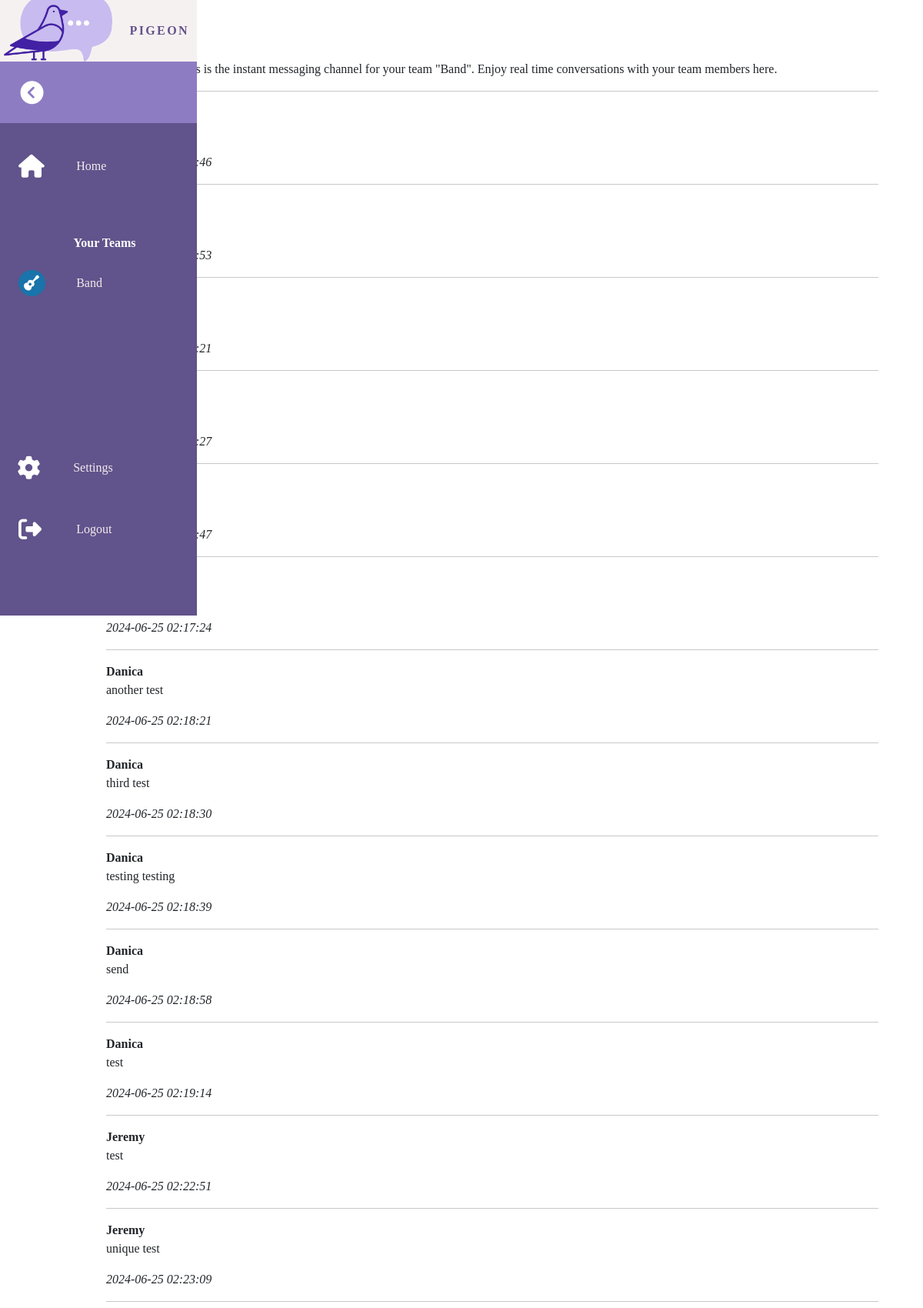
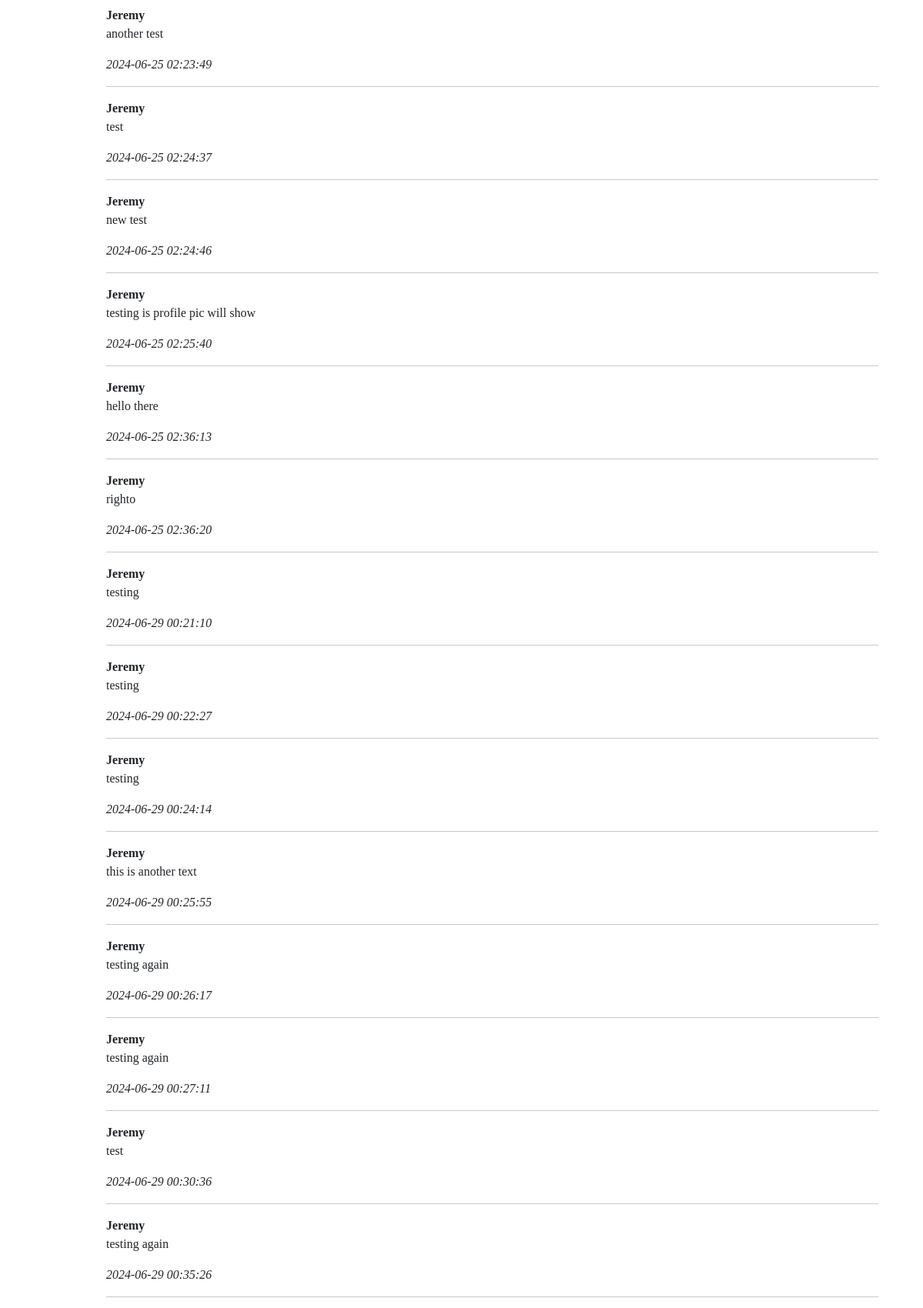
Page /instant_msg (signed in, upper part) on the committed database (2 pictures, top to bottom).
### website/models.py (models this page shows)
class Posts(db.Model):
    id = db.Column(db.Integer, primary_key=True)
    content = db.Column(db.Text)
    date_posted = db.Column(db.DateTime(timezone=True), default=func.now())
    poster_id = db.Column(db.Integer, db.ForeignKey(User.id))

class User(db.Model, UserMixin):
    id = db.Column(db.Integer, primary_key=True)
    email = db.Column(db.String(150), unique=True)
    password = db.Column(db.String(150))
    first_name = db.Column(db.String(150))
    profile_pic = db.Column(db.String(150))
    date = db.Column(db.DateTime(timezone=True), default=func.now())
    posts = db.relationship('Posts', backref='poster')
    postsalert = db.relationship('PostsAlert', backref='posteralert')
    postsevent = db.relationship('PostsEvent', backref='posterevent')

### website/views.py (the view)
@views.route('/instant_msg', methods=['GET', 'POST'])
@login_required
def instant_msg():
    form = PostForm()
    if form.validate_on_submit():
        poster = current_user.id
        post = Posts(content=form.content.data, poster_id=poster)
        form.content.data = ""
        db.session.add(post)
        db.session.commit()
    posts = Posts.query.order_by(Posts.date_posted)
    return render_template("instant_msg.html", user=current_user, form=form, posts=posts)

### website/__init__.py (called while the page is built)
def create_app():
    app = Flask(__name__, static_url_path='/static')
    app.config['SECRET_KEY'] = 'secretpigeon'
    app.config['SQLALCHEMY_DATABASE_URI'] = f'sqlite:///{DB_NAME}'
    db.init_app(app)
    from .views import views
    from .auth import auth
    app.register_blueprint(views, url_prefix='/')
    app.register_blueprint(auth, url_prefix='/')
    from .models import User
    with app.app_context():
        db.create_all()
        print('Created Database')
    login_manager = LoginManager()
    login_manager.login_view = 'auth.login'
    login_manager.init_app(app)
    @login_manager.user_loader
    def load_user(id):
        return User.query.get(int(id))
    return app

### website/templates/instant_msg.html (shortened to what this page needs)
{% extends "base.html" %} {% block title%}Instant Messaging{% endblock %} {%
block content %}
<main>
  <br />
  <div id="content">
    <div id="message">
      <p class="instant-msg-text">
        <strong> BOT </strong> <br />
        WELCOME -- this is the instant messaging channel for your team "Band". Enjoy real time conversations with your team members here. <br />
      </p>
      <hr class="instant-msg-divider" />
    </div>
    {% for post in posts %}
    <div id="message">
      <p class="instant-msg-text">
        <strong> {{ post.poster.first_name }} </strong> <br />
        {{ post.content }} <br />
      </p>
      <p class="date-msg">{{ post.date_posted }}</p>
      <hr class="instant-msg-divider" />
    </div>
    {% endfor %}
  </div>
  <br />
  <br />
  <br />
  <br />
</main>
{%endblock%}

### website/static/css/main.css (style rules this page uses)
:root { --sidetext-primary: #f0ecec; --sidetext-secondary: #ffffff; --sidebg-primary: #61538b; --sidebg-secondary: #403369; }
body { font-family: var(--font-family); height: 100vh; background: var(--background); }
body { margin: 0; padding: 0; }
main { margin-left: 5rem; padding: 1rem; }
.instant-msg-text { font-size: var( --font-size-instant-msg-text); color: var(--color-text); }
.date-msg { font-style: italic; color: var(--color-text); font-size: var( --font-size-instant-msg-text); }
.instant-msg-divider { color: var(--color-text) }

### rows in the picture
Posts: date_posted "2024-06-25 02:17:24"
Posts: poster.first_name "Danica", content "another test", date_posted "2024-06-25 02:18:21"
Posts: poster.first_name "Danica", content "third test", date_posted "2024-06-25 02:18:30"
Posts: poster.first_name "Danica", content "testing testing", date_posted "2024-06-25 02:18:39"
Posts: poster.first_name "Danica", content "send", date_posted "2024-06-25 02:18:58"
Posts: poster.first_name "Danica", content "test", date_posted "2024-06-25 02:19:14"
Posts: poster.first_name "Jeremy", content "test", date_posted "2024-06-25 02:22:51"
Posts: poster.first_name "Jeremy", content "unique test", date_posted "2024-06-25 02:23:09"
Posts: poster.first_name "Jeremy", content "another test", date_posted "2024-06-25 02:23:49"
Posts: poster.first_name "Jeremy", content "test", date_posted "2024-06-25 02:24:37"
Posts: poster.first_name "Jeremy", content "new test", date_posted "2024-06-25 02:24:46"
Posts: poster.first_name "Jeremy", content "testing is profile pic will show", date_posted "2024-06-25 02:25:40"
Posts: poster.first_name "Jeremy", content "hello there", date_posted "2024-06-25 02:36:13"
Posts: poster.first_name "Jeremy", content "righto", date_posted "2024-06-25 02:36:20"
Posts: poster.first_name "Jeremy", content "testing", date_posted "2024-06-29 00:21:10"
Posts: poster.first_name "Jeremy", content "testing", date_posted "2024-06-29 00:22:27"
Posts: poster.first_name "Jeremy", content "testing", date_posted "2024-06-29 00:24:14"
Posts: poster.first_name "Jeremy", content "this is another text", date_posted "2024-06-29 00:25:55"
Posts: poster.first_name "Jeremy", content "testing again", date_posted "2024-06-29 00:26:17"
Posts: poster.first_name "Jeremy", content "testing again", date_posted "2024-06-29 00:27:11"
Posts: poster.first_name "Jeremy", content "test", date_posted "2024-06-29 00:30:36"
Posts: poster.first_name "Jeremy", content "testing again", date_posted "2024-06-29 00:35:26"
